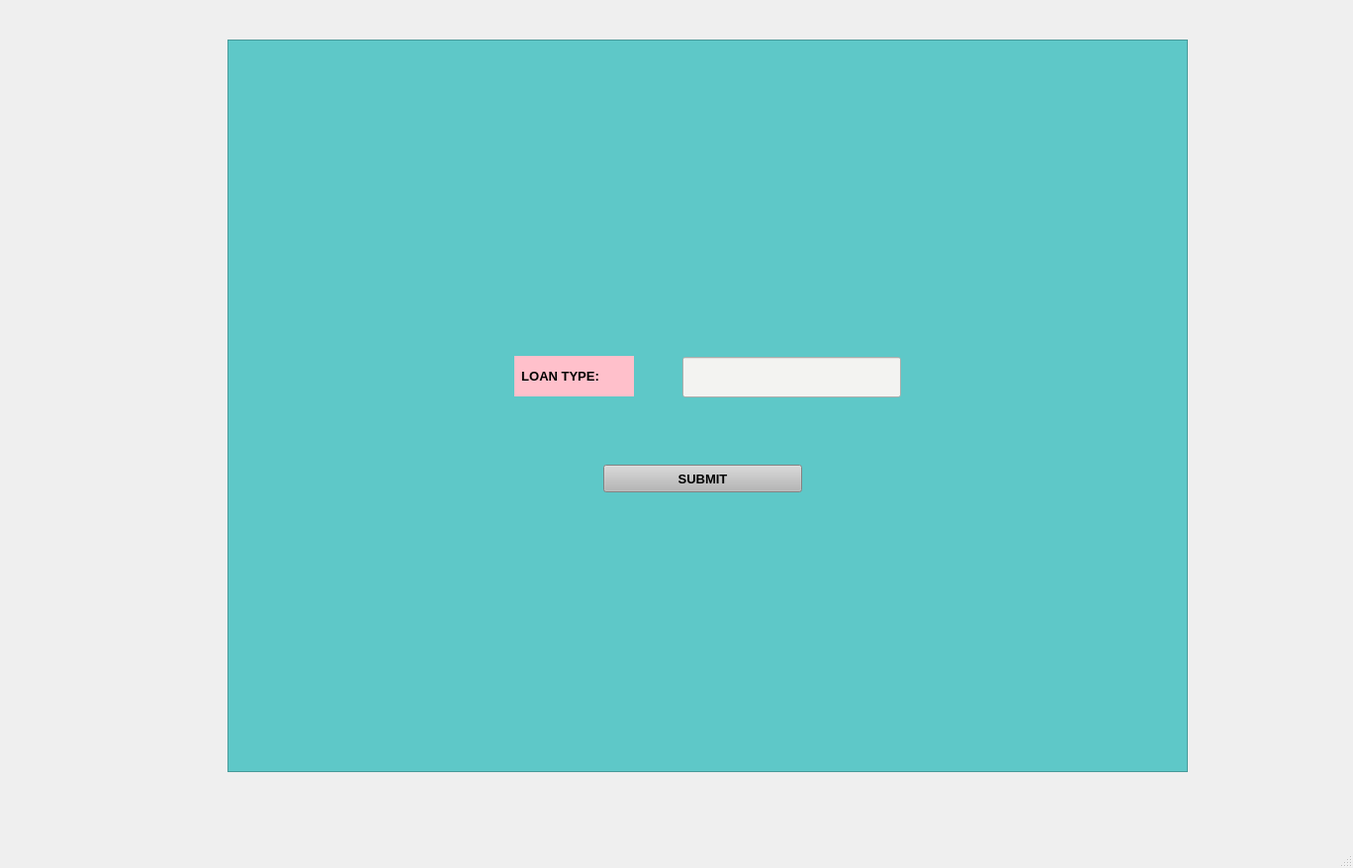
<?xml version="1.0" encoding="UTF-8"?>
<ui version="4.0">
 <class>LoanType</class>
 <widget class="QMainWindow" name="LoanType">
  <property name="geometry">
   <rect>
    <x>0</x>
    <y>0</y>
    <width>1368</width>
    <height>878</height>
   </rect>
  </property>
  <property name="minimumSize">
   <size>
    <width>1368</width>
    <height>878</height>
   </size>
  </property>
  <property name="maximumSize">
   <size>
    <width>1368</width>
    <height>878</height>
   </size>
  </property>
  <property name="windowTitle">
   <string>Loan_Type</string>
  </property>
  <widget class="QWidget" name="centralwidget">
   <widget class="QFrame" name="frame">
    <property name="geometry">
     <rect>
      <x>230</x>
      <y>40</y>
      <width>971</width>
      <height>741</height>
     </rect>
    </property>
    <property name="styleSheet">
     <string notr="true">background-color: rgb(94, 200, 200);

</string>
    </property>
    <property name="frameShape">
     <enum>QFrame::StyledPanel</enum>
    </property>
    <property name="frameShadow">
     <enum>QFrame::Raised</enum>
    </property>
    <widget class="QLabel" name="l1">
     <property name="geometry">
      <rect>
       <x>290</x>
       <y>320</y>
       <width>121</width>
       <height>41</height>
      </rect>
     </property>
     <property name="font">
      <font>
       <pointsize>10</pointsize>
       <weight>75</weight>
       <bold>true</bold>
      </font>
     </property>
     <property name="styleSheet">
      <string notr="true">background-color: rgb(255, 192, 203);</string>
     </property>
     <property name="text">
      <string>  LOAN TYPE:</string>
     </property>
    </widget>
    <widget class="QPushButton" name="subbut">
     <property name="geometry">
      <rect>
       <x>380</x>
       <y>430</y>
       <width>201</width>
       <height>28</height>
      </rect>
     </property>
     <property name="font">
      <font>
       <pointsize>10</pointsize>
       <weight>75</weight>
       <bold>true</bold>
      </font>
     </property>
     <property name="styleSheet">
      <string notr="true">background:rgb(182, 182, 182)</string>
     </property>
     <property name="text">
      <string>SUBMIT</string>
     </property>
    </widget>
    <widget class="QLineEdit" name="loantext">
     <property name="geometry">
      <rect>
       <x>460</x>
       <y>321</y>
       <width>221</width>
       <height>41</height>
      </rect>
     </property>
     <property name="styleSheet">
      <string notr="true">background-color: rgb(236, 236, 136);
background-color: rgb(243, 243, 241);</string>
     </property>
    </widget>
   </widget>
  </widget>
  <widget class="QMenuBar" name="menubar">
   <property name="geometry">
    <rect>
     <x>0</x>
     <y>0</y>
     <width>1368</width>
     <height>27</height>
    </rect>
   </property>
  </widget>
  <widget class="QStatusBar" name="statusbar"/>
 </widget>
 <resources/>
 <connections/>
</ui>
